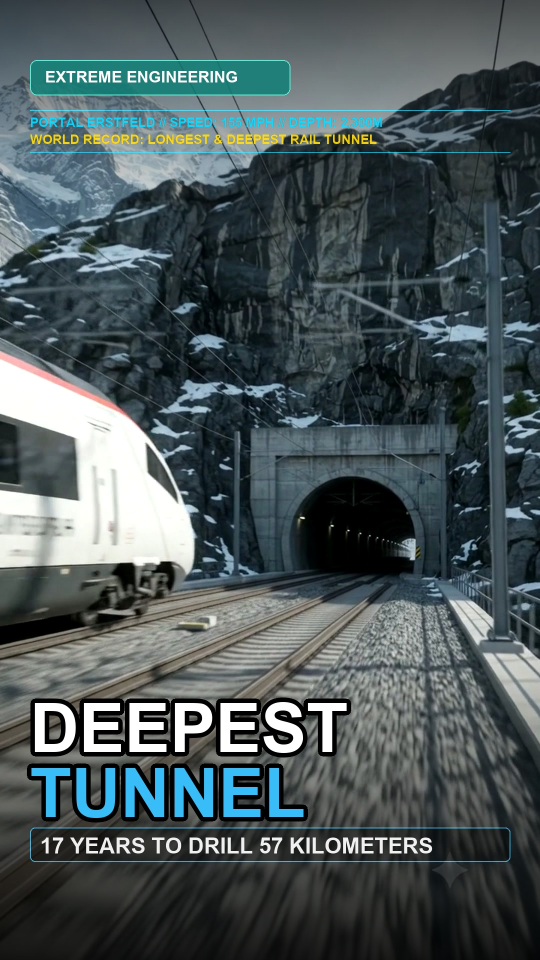
#> input picture data/thumbnails/gotthard_base_tunnel_thumb_alt_a.jpg, 1080 x 1920 px, given in place of thumb_src_cockpit.jpg, which was not available (shown at 1/2 size)
$ python generate_engaging_sr71_thumbnails.py
#> lines starting #> are read from the running program, lines starting #| are printed output that depends on the picture; pictures that were not available may be replaced by others from this repository, and a replacement may not be noted
import os
import subprocess
from pathlib import Path
from PIL import Image, ImageDraw, ImageFont, ImageFilter, ImageEnhance

DATA_THUMBS = Path("data/thumbnails")
DATA_THUMBS.mkdir(parents=True, exist_ok=True)
ARTIFACT_DIR = Path(r"C:\Users\Sohail\.gemini\antigravity\brain\eb4bd0b7-d463-4e01-b351-a971179e01ed")

def get_font(size, bold=True):
    font_names = ["arialbd.ttf" if bold else "arial.ttf", "impact.ttf", "segoeui.ttf"]
    for fn in font_names:
        try:
            return ImageFont.truetype(fn, size)
        except Exception:
            pass
    return ImageFont.load_default()

def draw_text_with_outline(draw, pos, text, font, fill=(255, 255, 255), outline=(0, 0, 0), width=4):
    x, y = pos
    # Outline
    for dx in range(-width, width + 1):
        for dy in range(-width, width + 1):
            if dx*dx + dy*dy <= width*width:
                draw.text((x + dx, y + dy), text, font=font, fill=outline)
    # Fill
    draw.text((x, y), text, font=font, fill=fill)

def generate_thumbnails():
    print("Generating high-engagement viral YouTube Shorts thumbnails...")

    # 1. Extract 4K/1080p source frames from clean Veo clips
    # Clip 4: Cockpit POV
    cockpit_frame = Path("scratch/thumb_src_cockpit.jpg")
    subprocess.run([
        "ffmpeg", "-y", "-ss", "3.0", "-i", "data/flow_clips/sr71_flow_scene_4.mp4",
        "-vf", "scale=1080:1920:force_original_aspect_ratio=increase:flags=lanczos,crop=1080:1920",
        "-vframes", "1", "-q:v", "1", str(cockpit_frame)
    ], check=True)
#> (this line was passed over: subprocess is not available in this run)

    # Clip 1: Stratosphere Cruise
    cruise_frame = Path("scratch/thumb_src_cruise.jpg")
    subprocess.run([
        "ffmpeg", "-y", "-ss", "2.0", "-i", "data/flow_clips/sr71_flow_scene_1.mp4",
        "-vf", "scale=1080:1920:force_original_aspect_ratio=increase:flags=lanczos,crop=1080:1920",
        "-vframes", "1", "-q:v", "1", str(cruise_frame)
    ], check=True)
#> (this line was passed over: subprocess is not available in this run)

    # Clip 3: Shockwave Cowl
    shock_frame = Path("scratch/thumb_src_shock.jpg")
    subprocess.run([
        "ffmpeg", "-y", "-ss", "3.5", "-i", "data/flow_clips/sr71_flow_scene_3.mp4",
        "-vf", "scale=1080:1920:force_original_aspect_ratio=increase:flags=lanczos,crop=1080:1920",
        "-vframes", "1", "-q:v", "1", str(shock_frame)
    ], check=True)
#> (this line was passed over: subprocess is not available in this run)

    # -------------------------------------------------------------
    # THUMBNAIL MAIN (Option A): Visceral Cockpit POV (Highest CTR)
    # -------------------------------------------------------------
    base = Image.open(cockpit_frame).convert("RGBA")

    # Boost contrast and saturation slightly for mobile pop
    enh_c = ImageEnhance.Contrast(base)
    base = enh_c.enhance(1.15)
    enh_s = ImageEnhance.Color(base)
    base = enh_s.enhance(1.18)

    # Overlay layer
    overlay = Image.new("RGBA", (1080, 1920), (0, 0, 0, 0))
#> overlay: PIL image 1080x1920 RGBA; every value is 0
    draw = ImageDraw.Draw(overlay)

    # Vignette / subtle top & bottom gradient for text contrast
    for y in range(0, 520):
        alpha = int(180 * (1.0 - y / 520.0))
        draw.line([(0, y), (1080, y)], fill=(0, 0, 0, alpha))

    for y in range(1400, 1920):
        alpha = int(210 * ((y - 1400) / 520.0))
        draw.line([(0, y), (1080, y)], fill=(0, 0, 0, alpha))

    # Top Pill Badge
    badge_x, badge_y, badge_w, badge_h = 60, 120, 480, 70
    draw.rounded_rectangle([badge_x, badge_y, badge_x + badge_w, badge_y + badge_h], radius=15, fill=(210, 30, 30, 230), outline=(255, 80, 80), width=2)
    f_badge = get_font(34, bold=True)
    draw.text((badge_x + 35, badge_y + 14), "SKUNK WORKS ARCHIVE", font=f_badge, fill=(255, 255, 255))

    # Tactical Telemetry Box
    hud_y = 220
    draw.line([(60, hud_y), (1020, hud_y)], fill=(0, 215, 255, 180), width=2)
    f_hud = get_font(26, bold=True)
    draw.text((60, hud_y + 10), "ALT: 85,000 FT // SPEED: MACH 3.20 // 2,200 MPH", font=f_hud, fill=(0, 215, 255, 230))
    draw.text((60, hud_y + 45), "CRITICAL: ASYMMETRIC THRUST YAW JERK", font=f_hud, fill=(255, 215, 0, 230))
    draw.line([(60, hud_y + 85), (1020, hud_y + 85)], fill=(0, 215, 255, 180), width=2)

    # Core Headline Typography (Massive & High Impact)
    f_huge1 = get_font(132, bold=True)
    f_huge2 = get_font(132, bold=True)
    f_sub = get_font(46, bold=True)

    text_y = 1380
    draw_text_with_outline(draw, (60, text_y), "MACH 3.2", f_huge1, fill=(255, 255, 255), outline=(0, 0, 0), width=8)
    draw_text_with_outline(draw, (60, text_y + 130), "UNSTART", f_huge2, fill=(255, 215, 0), outline=(0, 0, 0), width=9)

    # Yellow Callout Box
    box_y = text_y + 275
    draw.rounded_rectangle([60, box_y, 1020, box_y + 90], radius=16, fill=(20, 25, 35, 220), outline=(255, 215, 0), width=3)
    draw.text((85, box_y + 20), "ENGINE CHOKES IN 50 MILLISECONDS", font=f_sub, fill=(255, 255, 255))

    # Warning Box Banner at very bottom
    draw.rectangle([0, 1820, 1080, 1920], fill=(210, 30, 30, 240))
    f_bottom = get_font(36, bold=True)
    draw.text((120, 1845), "WARNING: SEVERE CANOPY HELMET STRIKE", font=f_bottom, fill=(255, 255, 255))

    final_main = Image.alpha_composite(base, overlay).convert("RGB")
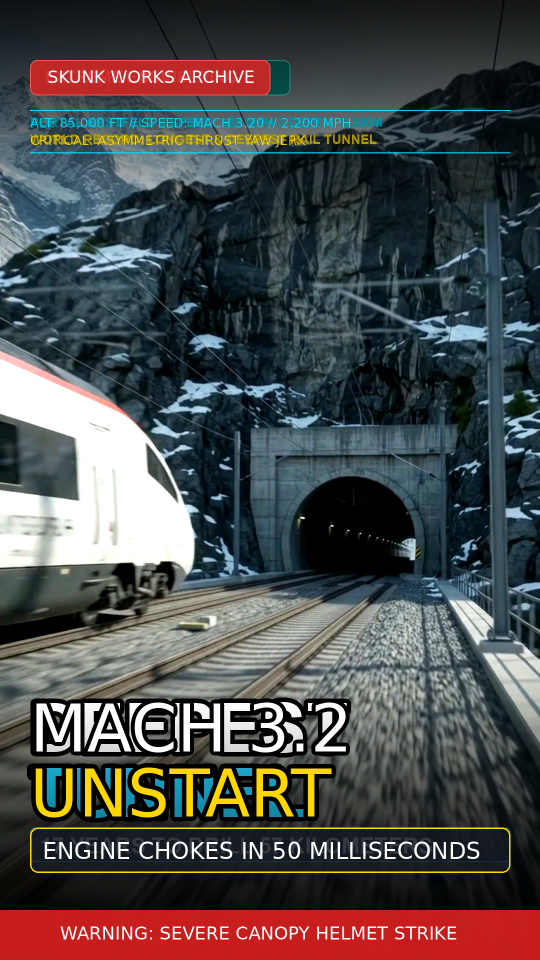
#> final_main: PIL image 1080x1920 RGB (shown at 1/2 size); mean R, G, B 75.7, 75.4, 75.3
    main_out = DATA_THUMBS / "sr71_blackbird_unstart_thumb_main.jpg"
    final_main.save(main_out, quality=95)
    final_main.save(ARTIFACT_DIR / "sr71_thumbnail_main.jpg", quality=95)
    print(f"Saved primary engaging thumbnail: {main_out}")

    # -------------------------------------------------------------
    # THUMBNAIL ALT A: Stratospheric Airframe Cruise (Option B)
    # -------------------------------------------------------------
    base_b = Image.open(cruise_frame).convert("RGBA")
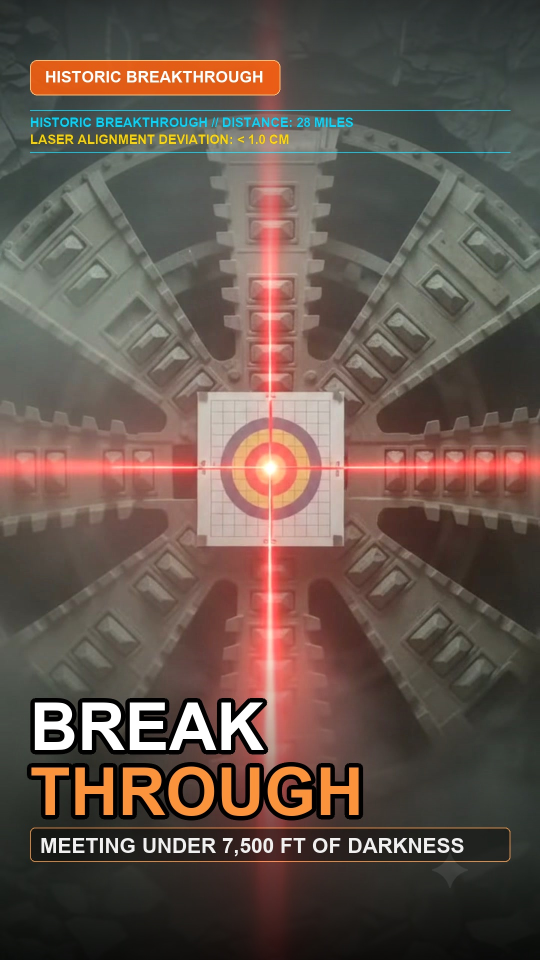
#> input picture data/thumbnails/gotthard_base_tunnel_thumb_alt_b.jpg, 1080 x 1920 px, given in place of thumb_src_cruise.jpg, which was not available (shown at 1/2 size)
    base_b = ImageEnhance.Contrast(base_b).enhance(1.2)
    overlay_b = Image.new("RGBA", (1080, 1920), (0, 0, 0, 0))
    draw_b = ImageDraw.Draw(overlay_b)

    # Top & Bottom gradients
    for y in range(0, 480):
        draw_b.line([(0, y), (1080, y)], fill=(0, 0, 0, int(180 * (1.0 - y / 480.0))))
    for y in range(1350, 1920):
        draw_b.line([(0, y), (1080, y)], fill=(0, 0, 0, int(220 * ((y - 1350) / 570.0))))

    # Top Badge
    draw_b.rounded_rectangle([60, 120, 520, 190], radius=15, fill=(0, 100, 220, 230), outline=(0, 215, 255), width=2)
    draw_b.text((90, 134), "SUPERSONIC FORENSICS", font=f_badge, fill=(255, 255, 255))

    draw_text_with_outline(draw_b, (60, 1370), "THE JET THAT", get_font(100, bold=True), fill=(255, 255, 255), outline=(0, 0, 0), width=7)
    draw_text_with_outline(draw_b, (60, 1480), "CHOKED", get_font(135, bold=True), fill=(255, 50, 50), outline=(0, 0, 0), width=9)

    call_b_y = 1635
    draw_b.rounded_rectangle([60, call_b_y, 1020, call_b_y + 90], radius=16, fill=(15, 20, 30, 230), outline=(0, 215, 255), width=3)
    draw_b.text((85, call_b_y + 20), "1mm SHOCKWAVE ERROR = SLAMMED SIDEWAYS", font=get_font(38, bold=True), fill=(0, 215, 255))

    final_alt_a = Image.alpha_composite(base_b, overlay_b).convert("RGB")
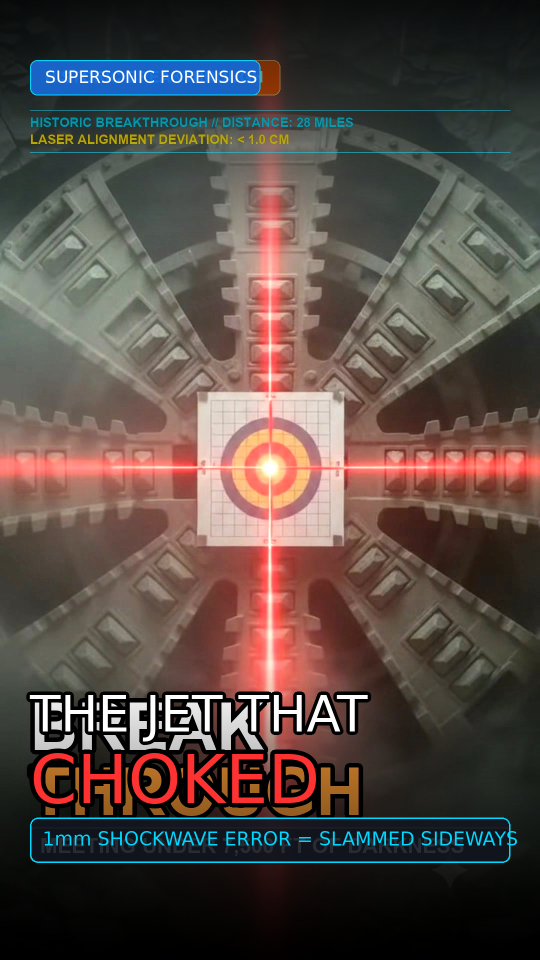
#> final_alt_a: PIL image 1080x1920 RGB (shown at 1/2 size); mean R, G, B 87.3, 74.5, 68.9
    alt_a_out = DATA_THUMBS / "sr71_blackbird_unstart_thumb_alt_a.jpg"
    final_alt_a.save(alt_a_out, quality=95)
    final_alt_a.save(ARTIFACT_DIR / "sr71_thumbnail_alt_a.jpg", quality=95)
    print(f"Saved Alternative A thumbnail: {alt_a_out}")

    # -------------------------------------------------------------
    # 16:9 Widescreen Promo Thumbnail (1920 x 1080)
    # -------------------------------------------------------------
    # Crop / compose 16:9 from the high-res 4K source
    base_wide = Image.open(cockpit_frame).convert("RGBA")
    # Take center 1080x1080 and expand to 1920x1080 with side panels
    thumb_wide = Image.new("RGBA", (1920, 1080), (10, 15, 25, 255))

    # Left half: Pilot POV cropped
    pilot_crop = base.crop((0, 300, 1080, 1380)).resize((1080, 1080), Image.Resampling.LANCZOS)
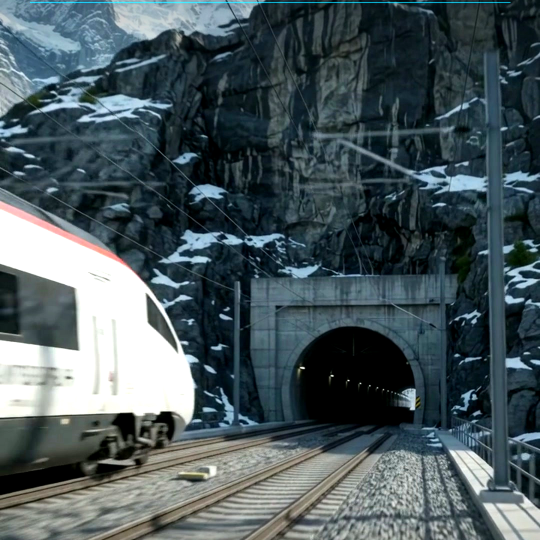
#> pilot_crop: PIL image 1080x1080 RGBA (shown at 1/2 size); mean R, G, B, A 74.1, 88.5, 93.3, 255
    thumb_wide.paste(pilot_crop, (0, 0))

    # Right half: Shockwave Cowl cropped
    shock_crop = base_b.crop((0, 400, 1080, 1480)).resize((840, 1080), Image.Resampling.LANCZOS)
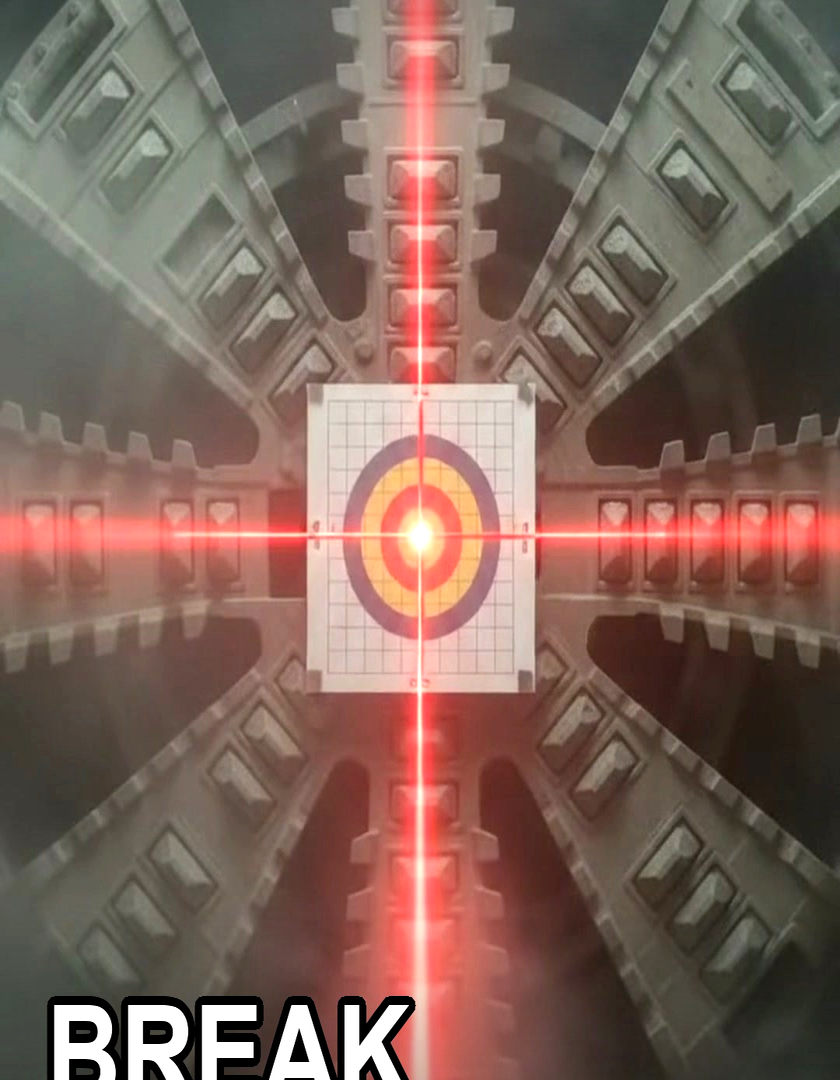
#> shock_crop: PIL image 840x1080 RGBA; mean R, G, B, A 127, 101, 90.4, 255
    thumb_wide.paste(shock_crop, (1080, 0))
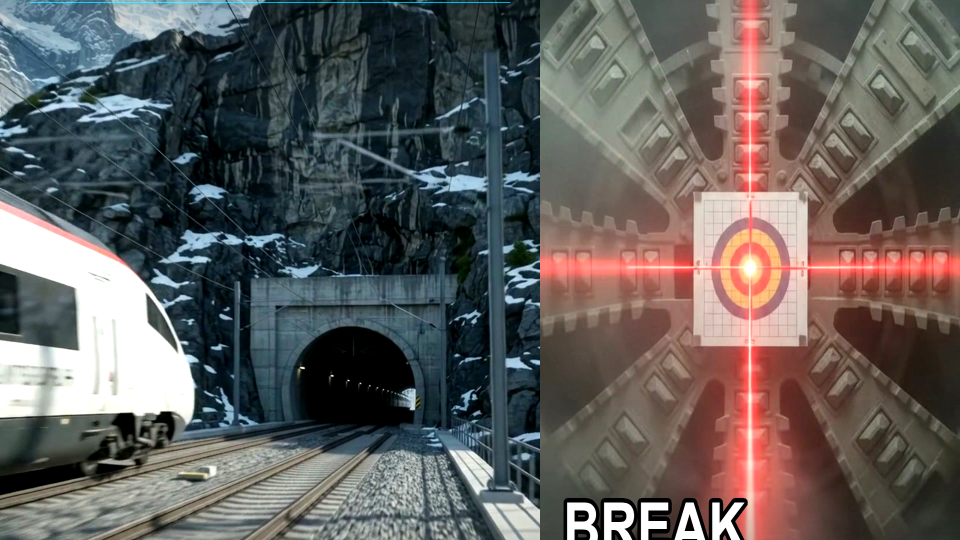
#> thumb_wide: PIL image 1920x1080 RGBA (shown at 1/2 size); mean R, G, B, A 97.2, 94, 92, 255

    # Center dividing gradient & border
    draw_w = ImageDraw.Draw(thumb_wide)
    draw_w.line([(1080, 0), (1080, 1080)], fill=(0, 215, 255, 200), width=4)

    # Bottom banner
    for y in range(700, 1080):
        draw_w.line([(0, y), (1920, y)], fill=(0, 0, 0, int(220 * ((y - 700) / 380.0))))

    draw_text_with_outline(draw_w, (80, 760), "SR-71 INLET UNSTART", get_font(95, bold=True), fill=(255, 215, 0), outline=(0, 0, 0), width=7)
    draw_text_with_outline(draw_w, (80, 880), "WHEN A JET ENGINE CHOKES AT MACH 3.2", get_font(48, bold=True), fill=(255, 255, 255), outline=(0, 0, 0), width=5)

    final_wide = thumb_wide.convert("RGB")
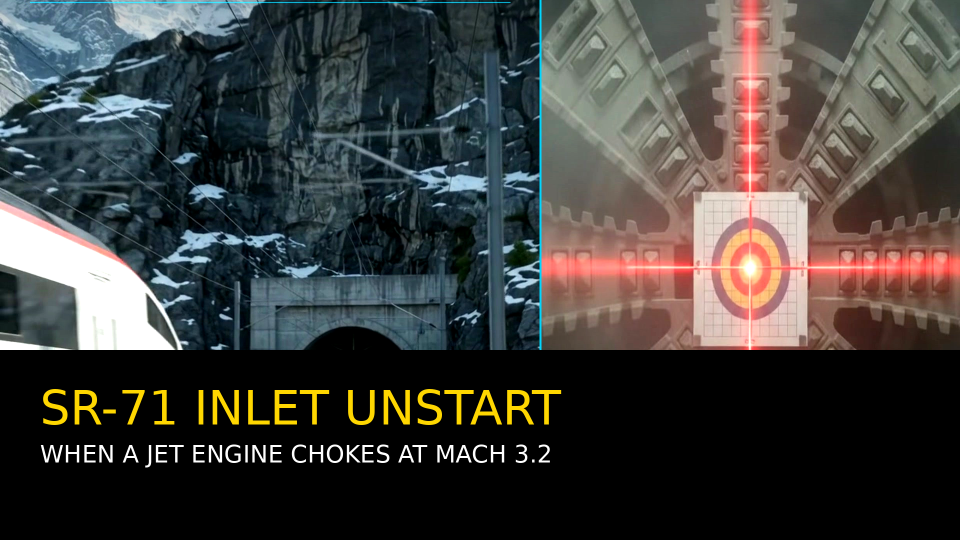
#> final_wide: PIL image 1920x1080 RGB (shown at 1/2 size); mean R, G, B 64.3, 63.5, 60.9
    wide_out = DATA_THUMBS / "sr71_blackbird_unstart_thumb_wide.jpg"
    promo_out = DATA_THUMBS / "sr71_blackbird_unstart_thumb_promo_16x9.jpg"
    final_wide.save(wide_out, quality=95)
    final_wide.save(promo_out, quality=95)
    final_wide.save(ARTIFACT_DIR / "sr71_thumbnail_wide.jpg", quality=95)
    print(f"Saved 16:9 widescreen thumbnails: {wide_out} & {promo_out}")

if __name__ == "__main__":
    generate_thumbnails()
